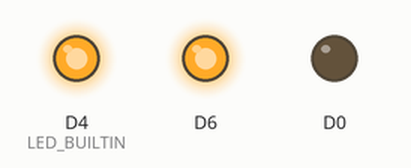
Simulated run of this program. Board: ESP8266 (NodeMCU). On the bench: output pins drawn as LEDs (lit = HIGH, except the on-board LED, lit = LOW).

Above: at 1.0 s.
At 5.6 s:
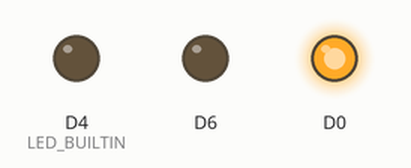
Timing chart, 0 to 10.7 s (numbered marks = the images above):
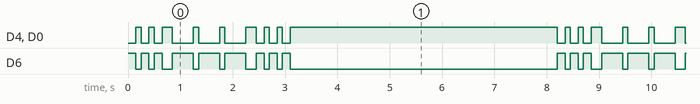

Measured:
- by itself, D6: repeats every 8.2 s: 2 × (LOW 0.10 s, HIGH 0.15 s), LOW 0.20 s, 2 × (HIGH 0.40 s, LOW 0.10 s), HIGH 0.40 s, LOW 0.20 s, 2 × (HIGH 0.15 s, LOW 0.10 s), HIGH 0.15 s, LOW 5.1 s, HIGH 0.15 s
- by itself, D4 (LED_BUILTIN), D0: repeats every 8.2 s: LOW 0.15 s, HIGH 0.10 s, LOW 0.15 s, HIGH 0.20 s, 2 × (LOW 0.40 s, HIGH 0.10 s), LOW 0.40 s, HIGH 0.20 s, 2 × (LOW 0.15 s, HIGH 0.10 s), LOW 0.15 s, HIGH 5.1 s, LOW 0.15 s, HIGH 0.10 s
- by itself, everything shown: repeats every 8.2 s, in 14 steps

The program:

main.cpp
```cpp
#include <Arduino.h>
#define GREEN_LED D6 //led warna hijau
void setup() {
  // initialize digital pin LED_BUILTIN as an output.
  pinMode(LED_BUILTIN, OUTPUT);
  pinMode(D0, OUTPUT);
  pinMode(D6, OUTPUT);
}

// the loop function runs over and over again forever
void loop() {
  // 3 dits (3 titik atau huruf S)
  for (int x = 0; x < 3; x++)
  {
    digitalWrite(D6, HIGH);
    digitalWrite(D0, LOW);
    digitalWrite(LED_BUILTIN, LOW);// LED nyala
    delay(150); // delay selama 150ms
    digitalWrite(D6, LOW);
        digitalWrite(D0, HIGH);
    digitalWrite(LED_BUILTIN, HIGH);// LED mati
    delay(100); // delay selama 100ms
  }
  delay(100);
  // 3 dahs (3 garis atau huruf O)
  for (int x = 0; x < 3; x++)
  {
    digitalWrite(D6, HIGH);
    digitalWrite(D0, LOW);
    digitalWrite(LED_BUILTIN, LOW);
    delay(400); // delay selama 400ms
    digitalWrite(D6, LOW); // LED mati
    digitalWrite(D0, HIGH);
    digitalWrite(LED_BUILTIN, HIGH);
    delay(100); // delay selama 100ms
  }
  // 100ms delay to cause slight gap between letters
  delay(100);
  // 3 dits again (3 titik atau huruf S)
  for (int x = 0; x < 3; x++)
  {
    digitalWrite(D6, HIGH);
    digitalWrite(D0, LOW);
    digitalWrite(LED_BUILTIN, LOW);
    delay(150); // delay selama 150ms
    digitalWrite(D6, LOW); // LED mati
    digitalWrite(D0, HIGH);
    digitalWrite(LED_BUILTIN, HIGH);
    delay(100); // delay selama 100ms
  }
  // wait 5 seconds before repeating the SOS signal
  delay(5000);
}
```
